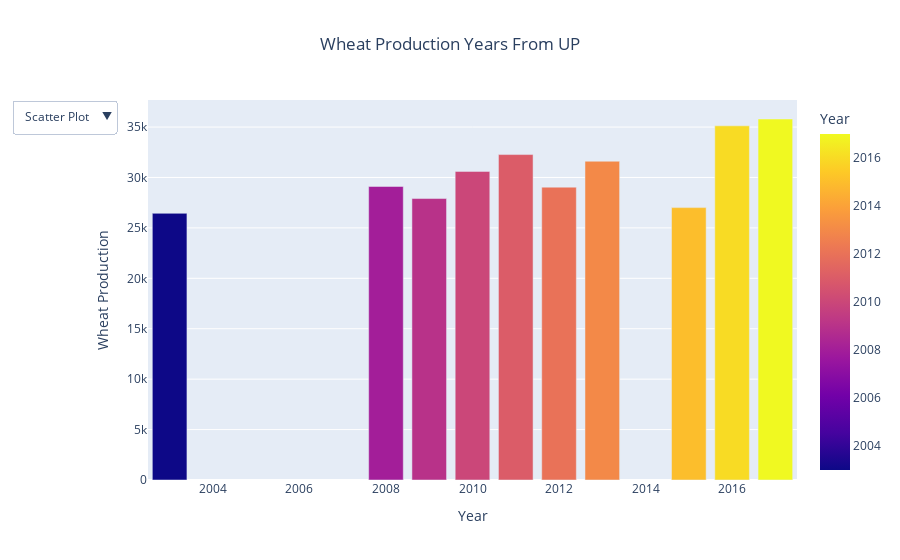

Notebook source saved alongside this figure:
### Code cell
#8. Top 10 Wheat Production Years From UP
fig = px.bar(wheat10,x='Year',y='WHEAT_PRODUCTION_(1000_tons)',title="Wheat Production Years From UP",color="Year")
fig.update_layout(title_x=0.5, xaxis_title='Year',yaxis_title='Wheat Production')
fig.update_layout(updatemenus=[dict(buttons=list([dict(args=["type", "scatter"],
                    label="Scatter Plot",method="restyle"),
                dict(args=["type", "bar"],label="Bar Chart",method="restyle")]),direction="down",),])
fig.update_traces(textposition='auto')
fig.show()

### Figure 1 — Plotly figure (JSON) as saved in the notebook; plotly's stock layout.template omitted (floating-point values rounded to 4 significant figures)
{"data": [{"hovertemplate": "Year=%{marker.color}<br>WHEAT_PRODUCTION_(1000_tons)=%{y}<extra></extra>", "legendgroup": "", "marker": {"color": [2017, 2016, 2011, 2013, 2010, 2008, 2012, 2009, 2015, 2003], "coloraxis": "coloraxis", "pattern": {"shape": ""}}, "name": "", "orientation": "v", "showlegend": false, "textposition": "auto", "type": "bar", "x": [2017, 2016, 2011, 2013, 2010, 2008, 2012, 2009, 2015, 2003], "xaxis": "x", "y": [35800.0, 35120.0, 32270.0, 31610.0, 30600.0, 29110.0, 29040.0, 27910.0, 27010.0, 26450.0], "yaxis": "y"}], "layout": {"barmode": "relative", "coloraxis": {"colorbar": {"title": {"text": "Year"}}, "colorscale": [[0, "#0d0887"], [0.1111, "#46039f"], [0.2222, "#7201a8"], [0.3333, "#9c179e"], [0.4444, "#bd3786"], [0.5556, "#d8576b"], [0.6667, "#ed7953"], [0.7778, "#fb9f3a"], [0.8889, "#fdca26"], [1, "#f0f921"]]}, "legend": {"tracegroupgap": 0}, "title": {"text": "Wheat Production Years From UP", "x": 0.5}, "updatemenus": [{"buttons": [{"args": ["type", "scatter"], "label": "Scatter Plot", "method": "restyle"}, {"args": ["type", "bar"], "label": "Bar Chart", "method": "restyle"}], "direction": "down"}], "xaxis": {"anchor": "y", "domain": [0, 1], "title": {"text": "Year"}}, "yaxis": {"anchor": "x", "domain": [0, 1], "title": {"text": "Wheat Production"}}}}
